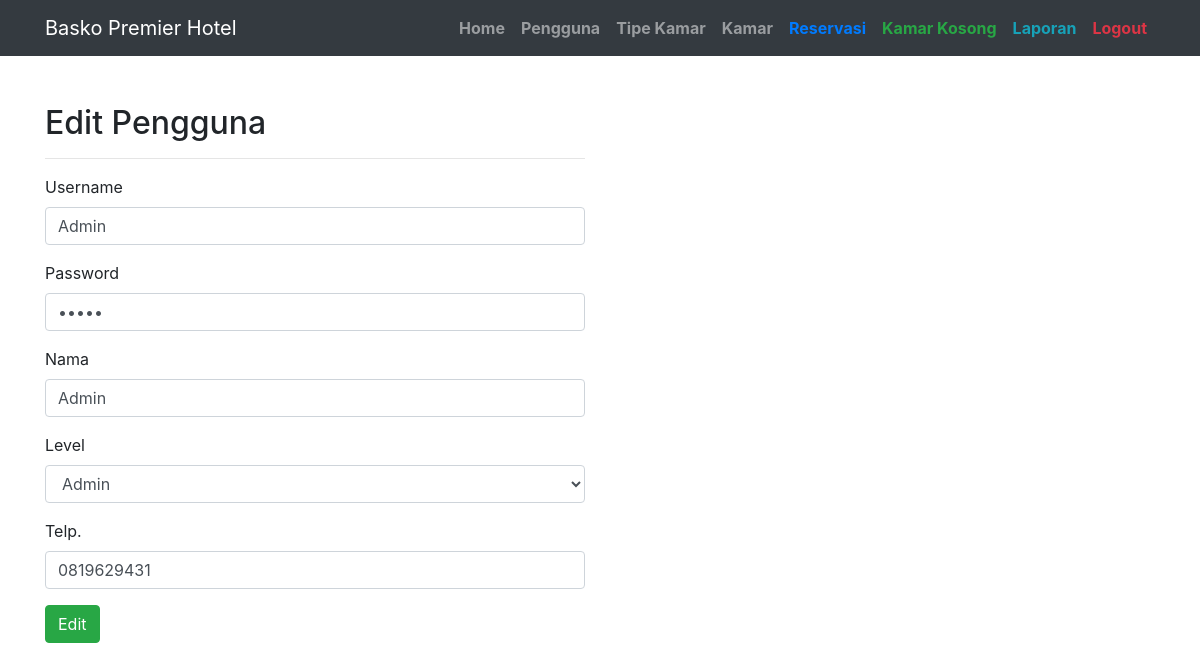
The page /index.php?page=module/Pengguna/edit&id=1 (signed in) on the database its author committed.
### tables this page shows
CREATE TABLE `tb_Pengguna` (
  `pengguna_id` int(11) NOT NULL AUTO_INCREMENT,
  `pengguna_username` varchar(255) NOT NULL,
  `pengguna_password` varchar(255) NOT NULL,
  `pengguna_nama` varchar(255) NOT NULL,
  `pengguna_telp` varchar(20) NOT NULL,
  `pengguna_level` varchar(20) NOT NULL,
  PRIMARY KEY (`pengguna_id`)
);

### assets/model/conf.php (called while the page is built, shortened)
<?php
$conn = mysqli_connect('localhost', 'root', 'mysql', 'db_hotel_basko');
class Conf
{
    public function get($query)
    {
        global $conn;
        $ambil = $conn->query($query);
        $hasil = [];
        while ($pecah = $ambil->fetch_object()) {
            $hasil[] = $pecah;
        }
        return $hasil;
    }
}

### assets/model/db.php (called while the page is built, shortened)
<?php
include 'conf.php';
class Db extends Conf
{
    public function getOnePengguna($id)
    {
        $query = $this->get("SELECT * FROM tb_Pengguna WHERE Pengguna_id = '$id'")[0];
        return $query;
    }
}

### module/Pengguna/edit.php (the view, shortened to what this page needs)
<?php
$id = $_GET['id'];
$dataPengguna = $db->getOnePengguna($id);
?>
<div class="container">
    <div class="row">
        <div class="col-md-6 mb-5 mt-5">
            <h2>Edit Pengguna</h2>
            <hr>
            <form method="POST">
                <div class="form-group">
                    <div class="form-label-group">
                        <label>Username</label>
                        <input value="<?= $dataPengguna->pengguna_username ?>" name="username" type="text" class="form-control" autofocus="autofocus">
                    </div>
                </div>
                <div class="form-group">
                    <div class="form-label-group">
                        <label>Password</label>
                        <input value="<?= $dataPengguna->pengguna_password ?>" name="password" type="password" class="form-control">
                    </div>
                </div>
                <div class="form-group">
                    <div class="form-label-group">
                        <label>Nama</label>
                        <input value="<?= $dataPengguna->pengguna_nama ?>" name="nama" type="text" class="form-control">
                    </div>
                </div>
                <div class="form-group">
                    <div class="form-label-group">
                        <label>Level</label>
                        <select name="level" id="level" class="form-control">
                            <option value="Admin">Admin</option>
                        </select>
                    </div>
                </div>
                <div class="form-group">
                    <div class="form-label-group">
                        <label>Telp.</label>
                        <input value="<?= $dataPengguna->pengguna_telp ?>" name="telp" type="number" class="form-control">
                    </div>
                </div>
                <button name="edit" class="btn btn-success">Edit</button>
            </form>
        </div>
    </div>
</div>

### assets/css/business-frontpage.css (style rules this page uses)
body { padding-top: 56px; }

### rows shown on the page
tb_pengguna: username "Admin", nama "Admin", telp "0819629431"
